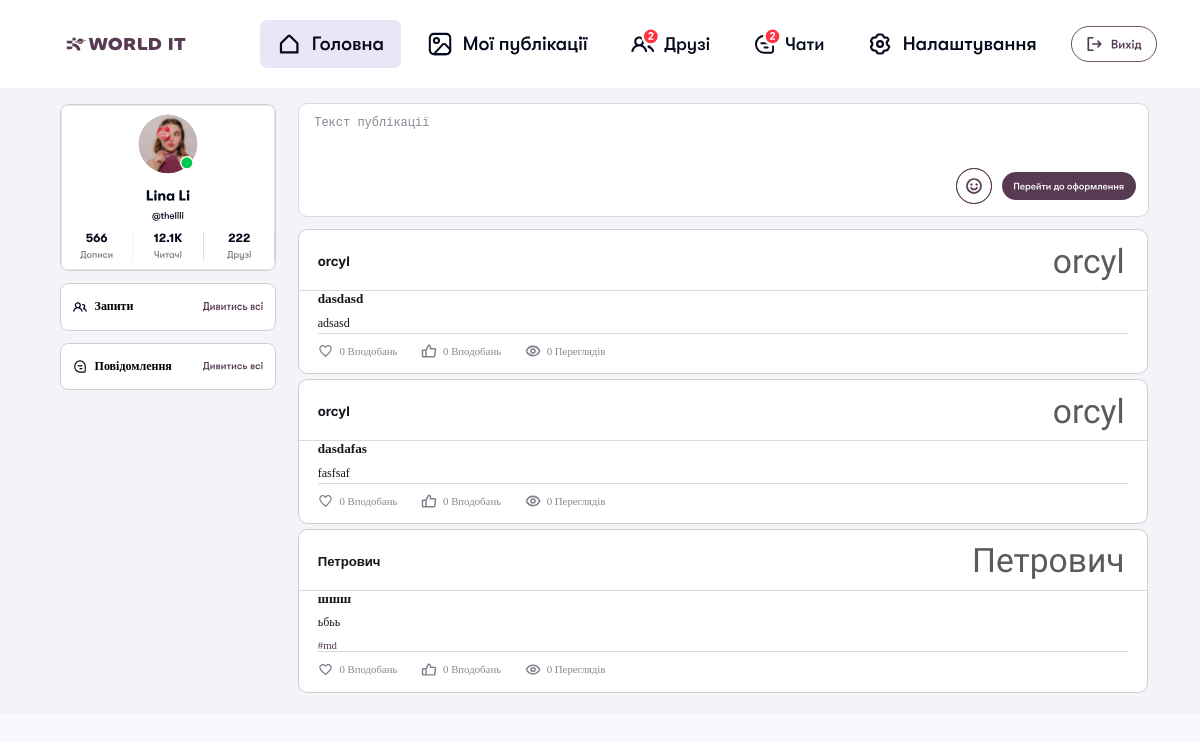
Screenshot of / (signed in) with the database file from the repository.
### post_app/models.py (models this page shows)
class Post(models.Model):
    title = models.CharField(max_length=250)
    topic = models.CharField(max_length=250, blank= True, null=True)
    content= models.CharField(max_length=700)
    created_at= models.DateField(auto_now_add=True)
    updated_at= models.DateField(auto_now=True)
    author= models.ForeignKey(to= 'user_app.User', on_delete= models.CASCADE, related_name = 'user')
    tags= models.ManyToManyField(to= 'Tag', related_name = 'tags')

class Tag(models.Model):
    name = models.CharField(max_length=100)
    def __str__(self):
        return self.name

### user_app/models.py (models this page shows)
class User(AbstractUser):
    username = models.CharField(
        max_length=150,
        blank=True,
        null=True
    )
    email = models.EmailField(
        unique=True
    )
    USERNAME_FIELD = 'email'
    REQUIRED_FIELDS = []

### home_app/views.py (the view, shortened to what this page needs)
# urls.py: path('', HomeListView.as_view(), name='home'),
class HomeListView(LoginRequiredMixin, ListView):
    model = Post
    context_object_name = 'posts'
    template_name = 'home_app/home.html'
    paginate_by = 3
    def get_queryset(self):
        return Post.objects.all().order_by('-created_at').prefetch_related('images', 'tags', 'urls', 'likes', 'hearts', 'views')
    def get(self, request, *args, **kwargs):
        return super().get(request, *args, **kwargs)
    def get_context_data(self, **kwargs):
        context = super().get_context_data(**kwargs)
        context['post_form'] = PostForm()
        return context

### home_app/templates/home_app/home.html (shortened to what this page needs)
{% extends "base.html" %}
{% load static %}
{% block links %}
<link rel="stylesheet" href="{% static 'post_static/post_index.css' %}">
<link rel="stylesheet" href="{% static 'home_static/home_index.css' %}">
{% endblock %}
{% block content %}
<section class="post-section">
  <div class="post-create-container">
    <textarea class="create-post-input" placeholder="Текст публікації"></textarea>
    <div class="create-post-footer">
      <button class="post-emoji-btn">
        <img src="{% static 'images/Component 4.svg' %}" alt="">
      </button>
      <button class="open-post-modal-btn">
        <img src="{% static 'images/Button (1).svg' %}" alt="">
      </button>
    </div>
  </div>
</section>
<section class="posts-feed">
  <div id="post-list">
    {% include 'post_app/posts.html' %}
  </div>
</section>
{% endblock %}

### post_app/templates/post_app/posts.html (shortened to what this page needs)
{% load static %}
{% for post in posts %}
  <div class="post-card">
    <div class="post-card-header">
      <div class="post-card-author">
        <span class="post-author-name">{{ post.author.username }}</span>
      </div>
      <span class="post-author-signature">{{ post.author.username }}</span>
    </div>
    <div class="post-card-body">
      <h2 class="post-card-title">{{ post.title }}</h2>
      <p class="post-card-content">{{ post.content }}</p>
      {% if post.tags.all %}
        <div class="post-card-tags">
          {% for tag in post.tags.all %}
            <span class="post-card-tag">#{{ tag.name }}</span>
          {% endfor %}
        </div>
      {% endif %}
    </div>
    <div class="post-card-footer">
      <span class="post-card-stat">
        <img src="{% static 'images/Component 5 (2).svg' %}" alt="">
        {{ post.likes.count }} Вподобань
      </span>
      <span class="post-card-stat">
        <img src="{% static 'images/Component 5 (3).svg' %}" alt="">
        {{ post.hearts.count }} Вподобань
      </span>
      <span class="post-card-stat">
        <img src="{% static 'images/eye.svg' %}" alt="">
        {{ post.views.count }} Переглядів
      </span>
    </div>
  </div>
{% endfor %}

### static/css/base.css (style rules this page uses)
body { margin: 0; min-height: 100vh; background-color: #FAF8FF; overflow-x: hidden; }
html, body { overflow-x: hidden; }
h1, p { margin: 0; }
button { font: sans-serif; }

### post_app/static/post_static/post_index.css (style rules this page uses)
.post-section { width: 100%; background: #F6F3F8; padding: 1.9vh 0 0 calc(clamp(18vw, 18vw, 25vw) + 5vw + 1.8vw); display: flex; justify-content: flex-start; align-items: flex-start; box-sizing: border-box; }
.post-create-container { width: 68.2vw; height: 11vh; background: #FFFFFF; border: 0.05vw solid #DDD6E4; border-radius: 0.8vw; padding: 1.5vh 1.3vw; position: relative; }
.create-post-input { width: 100%; height: 100%; border: none; outline: none; background: transparent; resize: none; font-size: 1vw; font-weight: 400; color: #16151C; padding: 0; cursor: text; }
.create-post-input::placeholder { color: #8D8593; }
.create-post-footer { position: absolute; right: 1vw; bottom: 1.5vh; display: flex; align-items: center; gap: 0.8vw; }
.post-emoji-btn { width: 3vw; height: 3vw; border-radius: 50%; border: 0.08vw solid #543C52; background: transparent; display: flex; justify-content: center; align-items: center; cursor: pointer; padding: 0; }
.post-emoji-btn img { width: 3vw; height: 3vw; object-fit: contain; }
.open-post-modal-btn { width: 11.2vw; height: 4vh; border: none; background: transparent; padding: 0; cursor: pointer; display: flex; align-items: center; justify-content: center; }
.open-post-modal-btn img { width: 11.2vw; height: 4vh; object-fit: contain; }
.posts-feed { background: #F6F3F8; display: flex; flex-direction: column; align-items: flex-start; gap: 0.5vh; padding: 1.5vh 1.8vw 2.2vh calc(clamp(18vw, 18vw, 25vw) + 5vw + 1.8vw); box-sizing: border-box; min-width: 100vw; }
.post-card { width: 70.9vw; background: #FFFFFF; border: 0.07vw solid #CDCED2; border-radius: 0.8vw; padding: 1.8vh 1.6vw; display: flex; flex-direction: column; box-sizing: border-box; overflow: hidden; }
.post-card-header { display: flex; justify-content: space-between; align-items: center; padding-bottom: 1.5vh; margin-left: -1.6vw; margin-right: -1.6vw; padding-left: 1.6vw; padding-right: 1.6vw; border-bottom: 0.07vw solid #DDD6E4; }
.post-card-author { display: flex; align-items: center; gap: 0.8vw; }
.post-card-body { display: flex; flex-direction: column; gap: 0.8vh; }
.post-card-title { font-size: 1.1vw; font-weight: 700; color: #16151C; margin: 0; }
.post-card-content { font-size: 1vw; color: #16151C; line-height: 1.6; margin: 0; }
.post-card-tags { display: flex; flex-wrap: wrap; gap: 0.3vw; }
.post-card-tag { color: #543C52; font-size: 0.9vw; }
.post-card-footer { display: flex; gap: 2vw; padding-top: 1.2vh; border-top: 0.07vw solid #DDD6E4; align-items: center; }
.post-card-stat { display: flex; align-items: center; gap: 0.5vw; font-size: 0.9vw; color: #8D8593; cursor: pointer; }
.post-card-stat img { width: 1.3vw; height: 1.3vw; }
.post-author-signature { font-family: 'Sacramento', cursive; font-size: 2.8vw; color: #16151C; opacity: 0.7; margin-left: auto; padding-right: 0.3vw; line-height: 1; }
.post-author-name { font-family: 'Inter', sans-serif; font-weight: 700; font-size: 1.1vw; line-height: 1.4; letter-spacing: -0.005em; color: #16151C; }
#post-list { display: flex; flex-direction: column; gap: 0.6vh; }

### home_app/static/home_static/home_index.css (style rules this page uses)
body { overflow-x: hidden !important; }
html { overflow-x: hidden; }

### rows the page displays
Post: author.username "orcyl", title "dasdasd", content "adsasd", likes.count "0", hearts.count "0", views.count "0"
Post: author.username "orcyl", title "dasdafas", content "fasfsaf", likes.count "0", hearts.count "0", views.count "0"
Post: author.username "Петрович", title "шшш", content "ьбьь", likes.count "0", hearts.count "0", views.count "0"
Tag: name "md"
